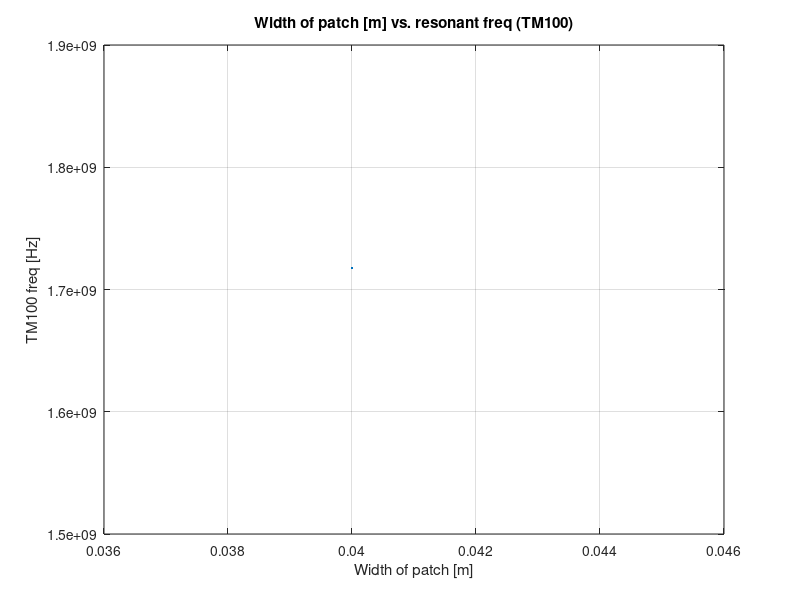

Write MATLAB code to recreate this figure.
%Dual Slot antenna formulas
% from "Dual-Frequency Patch Antennas
% S. Maci and G. Biffi Gentili
% IEEE APS Mag, Vol 39, No 6, p. 17,  Dec 1997
% DOI: 10.1109/74.646798
% http://ieeexplore.ieee.org/stamp/stamp.jsp?tp=&arnumber=646798
%
% Aug 2006
% Michael Hirsch
% not verified for correctness
%
%% user parameters
%Enter speed o' light [m/s]
c=299792458;

%Enter patch starting width [m]
W=50E-3;

%Enter starting width for slot displacment from board edge [m]
w=5E-3;

%Enter path starting length [m]
L=30E-3;
l=0.05*L; %arbitrary pg. 16 Figure 2.

%Enter board thickness [m]
t=1.5E-3;

%Enter Dielectric Constant of board
Er=4.0;

%% compute
W=0.8*W:1.2*W;
w=0.8*w:1.2*w;
% Temp patch for Ee
Ee=3.4

dW=(t/pi)*(((L/t)+0.336)/((L/t)+0.556))*[0.28+((Er+1)/Er)*[0.274+log((L/t)+2.518)]];

G=[1+((1.5*(w/W)-0.4*(l/L))/(1+(dW/W)))]^-1;

f100=c/(2*(W+dW)*sqrt(Ee)) * G;  %TODO Eqn (2) for Ee
%% plot
figure
plot(W,f100)
xlabel('Width of patch [m]')
ylabel('TM100 freq [Hz]')
title('Width of patch [m] vs. resonant freq (TM100)')
grid('on')
